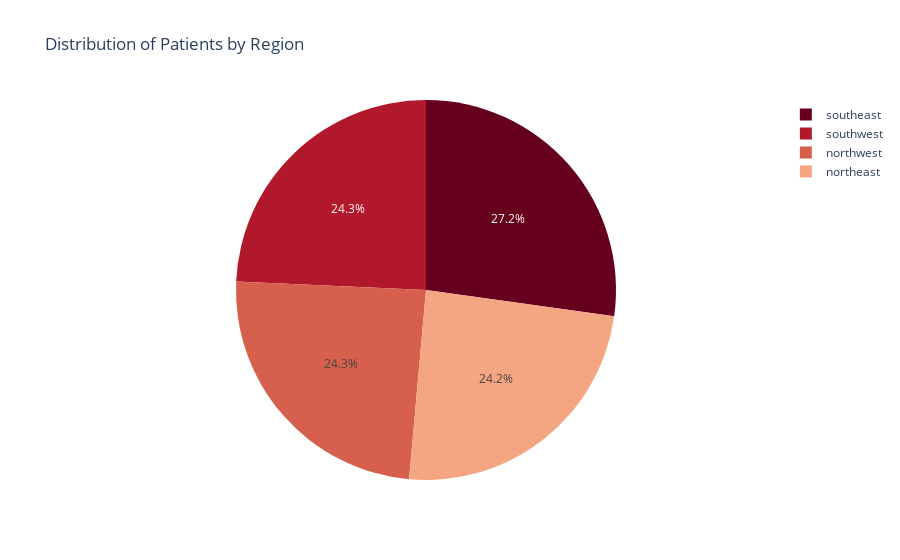

The cell this chart's notebook holds for it:
### Code cell
fid = px.pie(medical_df,
             names='region',
             title='Distribution of Patients by Region',
             color_discrete_sequence=px.colors.sequential.RdBu)
fid.show()

### Figure 1 — Plotly figure (JSON) as saved in the notebook; plotly's stock layout.template omitted (floating-point values rounded to 4 significant figures; data arrays with more than 128 entries replaced by an {"elided": "..."} marker saying what was removed)
{"data": [{"domain": {"x": [0, 1], "y": [0, 1]}, "hovertemplate": "region=%{label}<extra></extra>", "labels": {"elided": "1338 str values"}, "legendgroup": "", "name": "", "showlegend": true, "type": "pie"}], "layout": {"legend": {"tracegroupgap": 0}, "piecolorway": ["rgb(103,0,31)", "rgb(178,24,43)", "rgb(214,96,77)", "rgb(244,165,130)", "rgb(253,219,199)", "rgb(247,247,247)", "rgb(209,229,240)", "rgb(146,197,222)", "rgb(67,147,195)", "rgb(33,102,172)", "rgb(5,48,97)"], "title": {"text": "Distribution of Patients by Region"}}}
